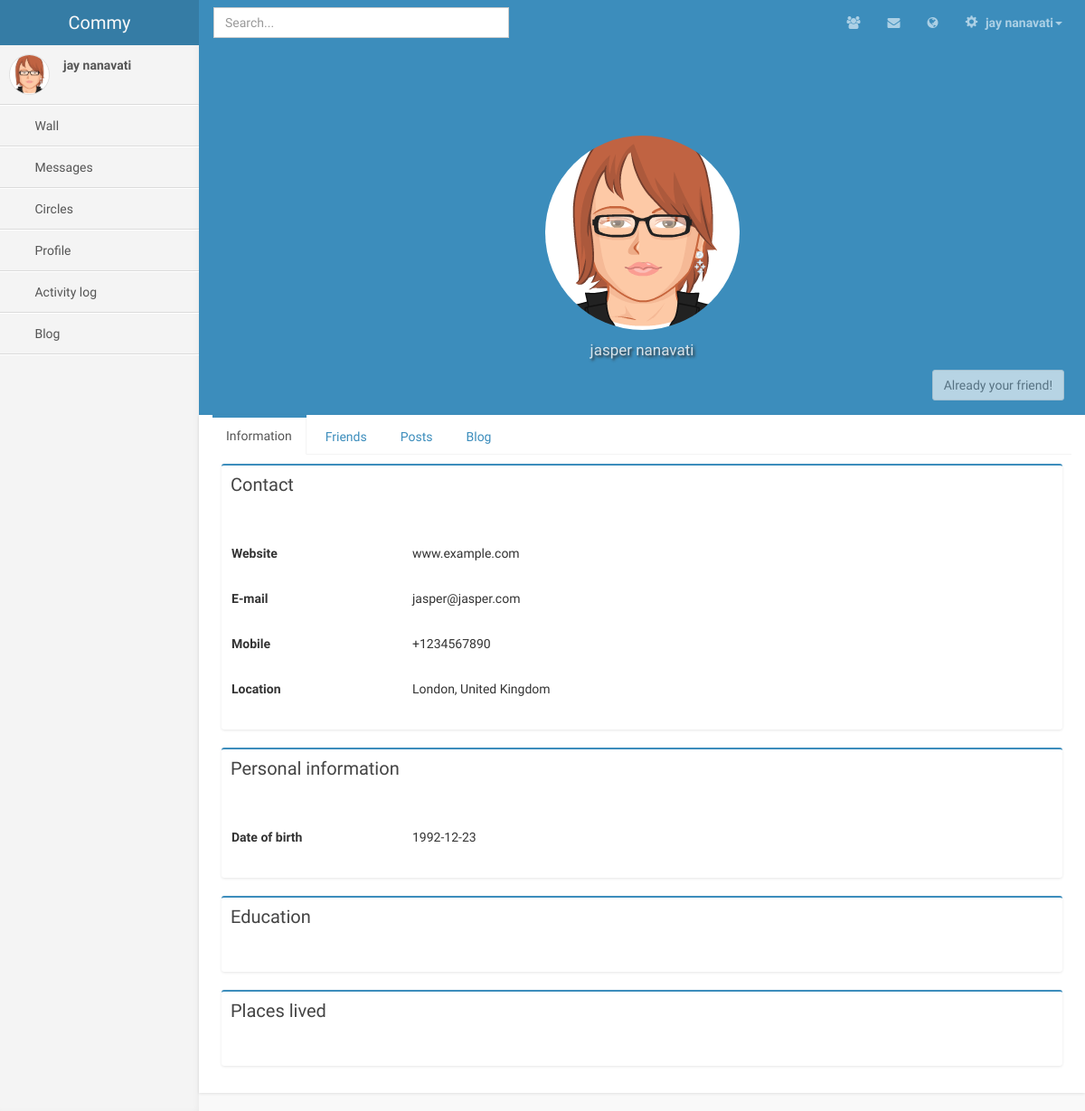
The app's page /view_profile.php?id=20 (signed in) with its own data.
### tables this page shows
CREATE TABLE IF NOT EXISTS `profile` (
  `id` int(11) NOT NULL AUTO_INCREMENT,
  `main_type` int(11) NOT NULL,
  `name` varchar(512) NOT NULL,
  `surname` varchar(512) NOT NULL,
  `profile_photo_id` int(11) DEFAULT NULL,
  `cover_photo_id` int(11) DEFAULT NULL,
  `dob` date NOT NULL,
  `email` varchar(512) NOT NULL,
  `password` varchar(512) NOT NULL,
  PRIMARY KEY (`id`),
  KEY `profile_photo_id` (`profile_photo_id`),
  KEY `cover_photo_id` (`cover_photo_id`)
);

### view_profile.php (the view, shortened to what this page needs)
<!DOCTYPE HTML>
<html>
    <head>
         <?PHP
            require("includes/php-includes.php");
            require("includes/html-includes.php");
            if ($result = $mysqli->query("SELECT * FROM profile WHERE id = (SELECT profile_id FROM user WHERE id = " . $_SESSION["user_id"] . ") LIMIT 1"))
            {
                $profile = $result->fetch_object();
            }
            if ($result = $mysqli->query("SELECT * FROM profile WHERE id = (SELECT profile_id FROM user WHERE id = " . $_GET["id"] . ") LIMIT 1"))
            {
                $user_profile = $result->fetch_object();
            }
            $currentUserId = $mysqli->real_escape_string($_GET["id"]);
        ?>
        <link href="css/profile.css" rel="stylesheet" type="text/css" />
        <link href="css/wall.css" rel="stylesheet" type="text/css" />
    </head>
    <body class="skin-blue">
        <?PHP
			require("includes/header.php");
        ?>
        <div class="wrapper row-offcanvas row-offcanvas-left">
            <aside class="left-side sidebar-offcanvas">
                <section class="sidebar">
                    <div class="user-panel">
                        <div class="pull-left image">
                            <img src="img/avatar3.png" class="img-circle" alt="User Image" />
                        </div>
                        <div class="pull-left info">
                            <p><?PHP
                                if (isset($profile)) {
                                    echo $profile->name . " " . $profile->surname;
                                }
                            ?></p>
                        </div>
                    </div>
                    <ul class="sidebar-menu">
                        <li>
                            <a href="wall.php">
                                <i class="fa"></i> <span>Wall</span>
                            </a>
                        </li>
                        <li>
                            <a href="messages.php">
                                <i class="fa"></i> <span>Messages</span>
                            </a>
                        </li>
                        <li>
                            <a href="circles.php">
                                <i class="fa"></i> <span>Circles</span>
                            </a>
                        </li>
                        <li>
                            <a href="profile.php">
                                <i class="fa"></i> <span>Profile</span>
                            </a>
                        </li>
                        <li>
                            <a href="activity.php">
                                <i class="fa"></i> <span>Activity log</span>
                            </a>
                        </li>
                        <li>
                            <a href="blog.php">
                                <i class="fa"></i> <span>Blog</span>
                            </a>
                        </li>
                    </ul>
                </section>
            </aside>
            <aside class="right-side">
                <div class="row centered">
                    <div class="user-header cover">
                        <img src="img/avatar3.png" class="img-circle" alt="User Image" />
						<p class="user-name">
                            <?PHP
                                if (isset($user_profile)) {
                                    echo $user_profile->name . " " . $user_profile->surname;
                                }
                            ?>
                        </p>
                        <?PHP
                            $result = $mysqli->query("SELECT * FROM activity WHERE id IN (SELECT activity_id FROM relationship) AND main_type = 0 AND sub_type = 0 AND ((from_user_id = " . $_SESSION["user_id"] . " AND to_user_id = $currentUserId) OR (to_user_id = " . $_SESSION["user_id"] . " AND from_user_id = $currentUserId))");
                            if ($result->num_rows != 0)
                            {
                                echo "<button id='add-friend-btn' class='btn btn-default' disabled>Already your friend!</button>";
                            }
                        ?>
                    </div>
                </div>
                <div class="row">
                   <div class="nav-tabs-custom col-lg-12">
                        <ul class="nav nav-tabs">
                            <li class="active"><a href="#information" data-toggle="tab">Information</a></li>
                            <li><a href="#friends" data-toggle="tab">Friends</a></li>
                            <li><a href="#posts" data-toggle="tab">Posts</a></li>
                            <li><a href="#blog" data-toggle="tab">Blog</a></li>
                        </ul>
                        <div class="tab-content">
                            <div class="tab-pane active" id="information">
                                <div class="box box-primary">
                                    <div class="box-header" data-toggle="tooltip" title="">
                                        <h3 class="box-title">Contact</h3>
                                    </div>
                                    <div class="box-body" style="display: block;">
                                        <p>
                                            <table class="no-border">
                                                <tr>
                                                    <td class="header">Website</td>
                                                    <td>
                                                        <?PHP
                                                            if (isset($user_profile))
                                                            {
                                                                echo "www.example.com";
                                                            }
                                                        ?>
                                                    </td>
                                                </tr>
                                                <tr>
                                                    <td class="header">E-mail</td>
                                                    <td>
                                                        <?PHP
                                                            if (isset($user_profile))
                                                            {
                                                                echo $user_profile->email;
                                                            }
                                                        ?>
                                                    </td>
                                                </tr>
                                                <tr>
                                                    <td class="header">Mobile</td>
                                                    <td>
                                                        <?PHP
                                                            if (isset($user_profile))
                                                            {
                                                                echo "+1234567890";
                                                            }
                                                        ?>
                                                    </td>
                                                </tr>
                                                <tr>
                                                    <td class="header">Location</td>
                                                    <td>
                                                        <?PHP
                                                            if (isset($user_profile))
                                                            {
                                                                echo "London, United Kingdom";
                                                            }
                                                        ?>
                                                    </td>
                                                </tr>
                                            </table>
                                        </p>
                                    </div>
                                </div>
                                <div class="box box-primary">
                                    <div class="box-header" data-toggle="tooltip" title="">
                                        <h3 class="box-title">Personal information</h3>
                                    </div>
                                    <div class="box-body" style="display: block;">
                                        <p>
                                            <table class="no-border">
                                                <tr>
                                                    <td class="header">Date of birth</td>
                                                    <td>
                                                        <?PHP
                                                            if (isset($user_profile))
                                                            {
                                                                echo $user_profile->dob;
                                                            }
                                                        ?>
                                                    </td>
                                                </tr>
                                            </table>
                                        </p>
                                    </div>
                                </div>
                                <div class="box box-primary">
                                    <div class="box-header" data-toggle="tooltip" title="">
                                        <h3 class="box-title">Education</h3>
                                    </div>
                                    <div class="box-body" style="display: block;">
                                    </div>
                                </div>
                                <div class="box box-primary">
                                    <div class="box-header" data-toggle="tooltip" title="">
                                        <h3 class="box-title">Places lived</h3>
                                    </div>
                                    <div class="box-body" style="display: block;">
                                    </div>
                                </div>
                            </div>
                        </div>
                    </div>
                </div>
            </aside>
        </div>
    </body>
</html>

### includes/header.php (shortened to what this page needs)
<?PHP
	$friend_requests = 0;
	$messages = 0;
	$general_notifs = 0;
	if ($result = $mysqli->query("SELECT * FROM notification,activity WHERE notification.activity_id=activity.id AND notification.target_id=".$_SESSION["user_id"]))
            {
				while($row = $result->fetch_assoc()){
					if($row['main_type']==0){
						if($row['seen']==0){
							$friend_requests++;
						}
					}else if($row['main_type']==1){
						if($row['seen']==0){
							$messages++;
						}
					}else if($row['main_type']==2){
						if($row['seen']==0){
							$general_notifs++;
						}
					}
				}
            }
?>
        <header class="header">
            <a class="logo" href="#">Commy</a>
            <nav class="navbar navbar-static-top" role="navigation">
                <input type="text" autocomplete="off" name="q" id="search_box" class="form-control searchbox"  placeholder="Search..." style="margin-left:16px;">
                <div class="navbar-right">
                    <ul class="nav navbar-nav">
                        <li class="dropdown messages-menu" id="friend-request-icon">
                            <a href="#" class="dropdown-toggle" data-toggle="dropdown" id="friend-request-notif">
                                <i class="fa fa-users"></i>
                            </a>
                        </li>
                        <li class="dropdown messages-menu">
                            <a href="#" class="dropdown-toggle" data-toggle="dropdown" >
                                <i class="fa fa-envelope"></i>
							</a>
                        </li>
                        <li class="dropdown messages-menu" id="general-notif-icon">
                            <a href="#" class="dropdown-toggle" data-toggle="dropdown" id="general-notif">
                                <i class="fa fa-globe"></i>
                            </a>
                        </li>
                        <li class="dropdown user user-menu">
                            <a href="#" class="dropdown-toggle" data-toggle="dropdown">
                                <i class="glyphicon glyphicon-cog"></i>
                                <span><?PHP
                                    if (isset($profile)) {
                                        echo $profile->name . " " . $profile->surname;
                                    }
                                ?><i class="caret"></i></span>
                            </a>
                        </li>
                    </ul>
                </div>
            </nav>
        </header>

### css/global.css (style rules this page uses)
.centered { text-align: center; }
.cover { padding-top: 100px; padding-bottom: 50px; background: #3c8dbc; }
.user-name { z-index: 5; color: #f9f9f9; color: rgba(255, 255, 255, 0.8); font-size: 17px; text-shadow: 2px 2px 3px #333333; margin-top: 10px; }
.searchbox { width: 33.33%; margin: 8px auto; }
.navbar-right { display: inline-block; margin-top: -50px; }

### css/profile.css (style rules this page uses)
#add-friend-btn { float:right; margin-right:23px; }
.centered { text-align: center; }
input { height: 30px; color: black!important; margin-right: 10px; }
.row { margin-left: 0px; margin-right: 0px; }
table .header { width: 200px; font-weight: bold; height: 50px; }
.user-name { display: block; }

### css/wall.css (style rules this page uses)
li { list-style-type: none; }

### records on screen
profile: name "jay", surname "nanavati"
profile: name "jasper", surname "nanavati", email "jasper@jasper.com", dob "1992-12-23"
